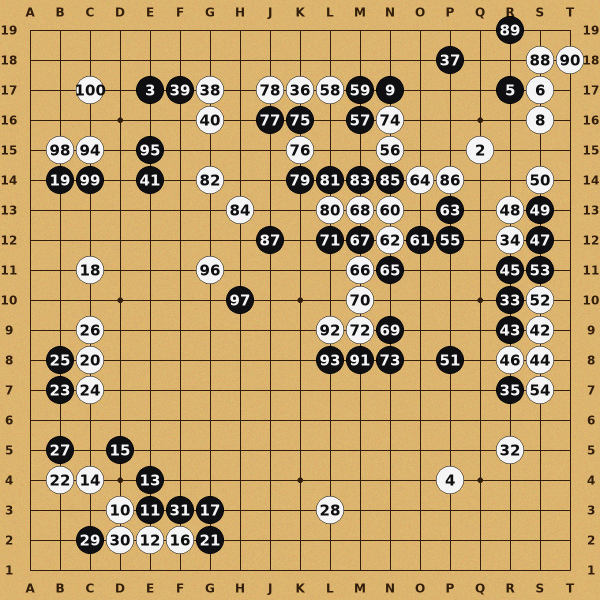
#> input picture test_images/synthetic_kifu.png, 1200 x 1200 px (shown at 1/2 size)
$ python test_robust.py
#> lines starting #> are read from the running program, lines starting #| are printed output that depends on the picture
### backend/kifu_extractor.py
"""Top-level pipeline: image bytes in, structured kifu out."""
from __future__ import annotations
import io
import base64
import numpy as np
import cv2
from PIL import Image

from board_detector import auto_crop_board
from grid_detector import detect_grid, grid_spacing, BOARD_SIZE
from stone_detector import classify_stones
from number_ocr import read_numbers
from validator import assign_moves


def _row_to_go_y(row: int) -> int:
    """Visual row 0 (top) corresponds to Go coordinate y=19; row 18 -> y=1."""
    return BOARD_SIZE - row


# [4 lines left out: function _col_to_letter, not called in this run]


def extract_kifu(image_bytes: bytes, return_debug: bool = False) -> dict:
    """Run the full extraction pipeline.

    Returns a dict like:
    {
        'board_size': 19,
        'moves': [
            {'n': 1, 'color': 'B', 'row': 14, 'col': 3, 'go_coord': 'D5',
             'confidence': 91.4, 'ocr_supported': True, 'conflict': False},
            ...
        ],
        'warnings': [str, ...],
        'debug': {...}            # only if return_debug
    }
    """
    arr = np.frombuffer(image_bytes, dtype=np.uint8)
    img = cv2.imdecode(arr, cv2.IMREAD_COLOR)
    if img is None:
        # Try PIL as fallback for unusual formats.
        pil = Image.open(io.BytesIO(image_bytes)).convert("RGB")
        img = cv2.cvtColor(np.array(pil), cv2.COLOR_RGB2BGR)
    if img is None:
        raise ValueError("Could not decode image")

    # 1. Crop to board area.
    board_img, bbox = auto_crop_board(img)

    # 2. Detect 19x19 grid.
    xs, ys = detect_grid(board_img)
    spacing = grid_spacing(xs, ys)

    # 3. Classify each intersection (B / W / empty).
    samples = classify_stones(board_img, xs, ys, spacing)

    stones = [s for s in samples if s["color"] != "empty"]

    warnings: list[str] = []

    # 4. OCR numbers.
    stones_with_candidates = read_numbers(board_img, stones, spacing)

    # 5. Assign numbers using parity + uniqueness solver.
    moves_raw = assign_moves(stones_with_candidates)

    # 6. Build clean moves list with Go-style coordinates.
    moves = []
    for s in moves_raw:
        moves.append(
            {
                "n": s["number"],
                "color": s["color"],
                "row": s["row"],          # 0 = top of image
                "col": s["col"],          # 0 = left of image
                "go_x": s["col"] + 1,     # 1..19 left to right
                "go_y": _row_to_go_y(s["row"]),  # 1..19 bottom to top
                "go_coord": f"{_col_to_letter(s['col'])}{_row_to_go_y(s['row'])}",
                "confidence": round(s.get("confidence", 0.0), 1),
                "ocr_supported": bool(s.get("ocr_supported", False)),
                "conflict": bool(s.get("conflict", False)),
            }
        )

    # Sanity warnings.
    if len(moves) >= 2:
        # Sequence gap warning
        nums = [m["n"] for m in moves]
        max_n = max(nums)
        missing = sorted(set(range(1, max_n + 1)) - set(nums))
        if missing:
            warnings.append(
                f"{len(missing)} move number(s) missing from board (likely captured): "
                f"{missing[:10]}{' ...' if len(missing) > 10 else ''}"
            )
        low_conf = [m for m in moves if not m["ocr_supported"]]
        if low_conf:
            warnings.append(
                f"{len(low_conf)} move(s) had no OCR reading; numbers were inferred from parity/sequence."
            )

    result = {
        "board_size": BOARD_SIZE,
        "moves": moves,
        "total_stones": len(moves),
        "warnings": warnings,
    }

    if return_debug:
        # Encode debug overlay PNG showing detected grid + classifications.
        debug_img = _make_debug_overlay(board_img.copy(), xs, ys, samples, moves)
        ok, png = cv2.imencode(".png", debug_img)
        if ok:
            result["debug_overlay_png_b64"] = base64.b64encode(png.tobytes()).decode()
        result["debug"] = {
            "bbox": bbox,
            "grid_xs": xs,
            "grid_ys": ys,
            "spacing": spacing,
        }

    return result


# [48 lines left out: function _make_debug_overlay, not called in this run]

### test_images/test_robust.py
"""Robustness checks: re-run extraction on noisy / blurred / re-scaled
versions of the synthetic kifu image. Aim: still >= 95% accuracy."""
from __future__ import annotations
import io
import os
import sys
import json
import cv2
import numpy as np

HERE = os.path.dirname(os.path.abspath(__file__))
ROOT = os.path.dirname(HERE)
sys.path.insert(0, os.path.join(ROOT, "backend"))

from kifu_extractor import extract_kifu  # noqa


def to_bytes(img) -> bytes:
    ok, b = cv2.imencode(".png", img)
    return b.tobytes()


def evaluate(name: str, img: np.ndarray, gt: dict) -> tuple[int, int]:
    LETTERS = "ABCDEFGHJKLMNOPQRST"
    expected = {}
    for m in gt["moves"]:
        co = m["coord"]
        rc = (19 - int(co[1:]), LETTERS.index(co[0]))
        expected[rc] = (m["n"], m["color"])
    res = extract_kifu(to_bytes(img))
    detected = {(m["row"], m["col"]): (m["n"], m["color"]) for m in res["moves"]}
    pos = sum(1 for rc in expected if rc in detected)
    color = sum(1 for rc, (en, ec) in expected.items() if rc in detected and detected[rc][1] == ec)
    n_match = sum(1 for rc, (en, ec) in expected.items() if rc in detected and detected[rc][0] == en)
    total = len(expected)
    print(
        f"  {name:25s}  pos {pos}/{total}  color {color}/{total}  num {n_match}/{total}  "
        f"({n_match*100/total:.1f}%)"
    )
    return n_match, total


def main():
    img = cv2.imread(os.path.join(HERE, "synthetic_kifu.png"))
#> img is the input picture: shape (1200, 1200, 3); mean B, G, R 107.1, 162.6, 195
    with open(os.path.join(HERE, "ground_truth.json")) as f:
#> (reads test_images/ground_truth.json from the repository)
        gt = json.load(f)

    print("Running robustness suite...")

    cases = []
    cases.append(("baseline", img.copy()))
    # JPEG-compressed reload
    ok, jpg = cv2.imencode(".jpg", img, [cv2.IMWRITE_JPEG_QUALITY, 65])
    cases.append(("jpeg-q65", cv2.imdecode(jpg, cv2.IMREAD_COLOR)))
    # Down-scaled to 600x600 then back up
    small = cv2.resize(img, (600, 600), interpolation=cv2.INTER_AREA)
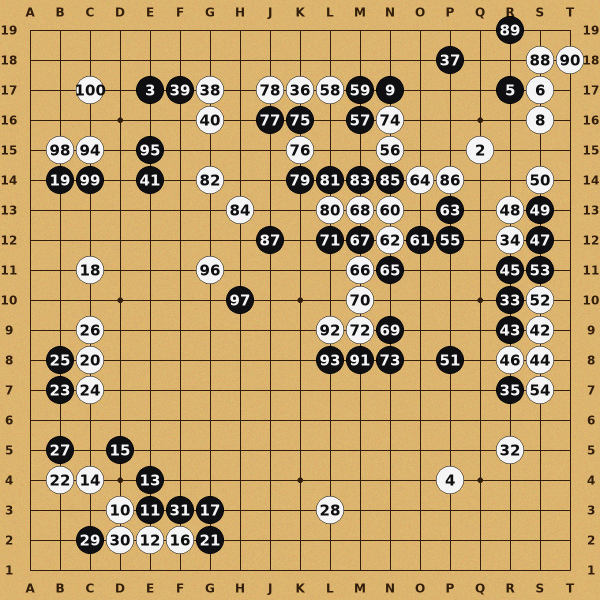
#> small: shape (600, 600, 3); mean B, G, R 107.2, 162.7, 195.1
    cases.append(("downsampled-600", cv2.resize(small, (1200, 1200), interpolation=cv2.INTER_CUBIC)))
    # Slight blur
    cases.append(("blur-sigma1.5", cv2.GaussianBlur(img, (0, 0), sigmaX=1.5)))
    # Brightness shift (darken)
    dark = (img.astype(np.int16) - 25).clip(0, 255).astype(np.uint8)
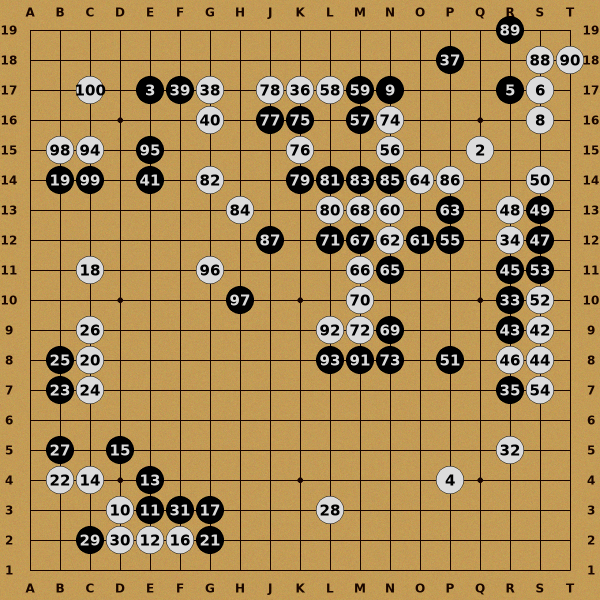
#> dark: shape (1200, 1200, 3) (shown at 1/2 size); mean B, G, R 83.6, 138.6, 170.9
    cases.append(("darkened", dark))
    # Brightness shift (brighten)
    bright = (img.astype(np.int16) + 25).clip(0, 255).astype(np.uint8)
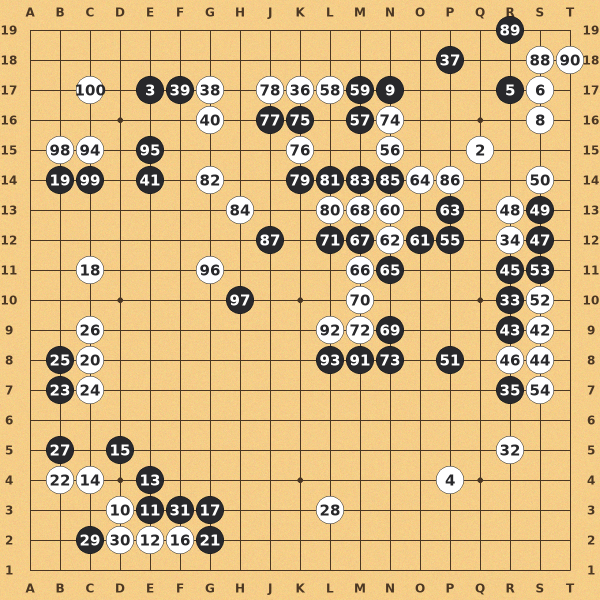
#> bright: shape (1200, 1200, 3) (shown at 1/2 size); mean B, G, R 131, 186.5, 218.6
    cases.append(("brightened", bright))
    # Small padding (center board on a larger green canvas, simulating background)
    h, w = img.shape[:2]
#> h = 1200; w = 1200
    pad = 100
    canvas = np.zeros((h + 2 * pad, w + 2 * pad, 3), dtype=np.uint8)
    canvas[:] = (60, 100, 60)  # tatami-ish dark green
    canvas[pad:pad + h, pad:pad + w] = img
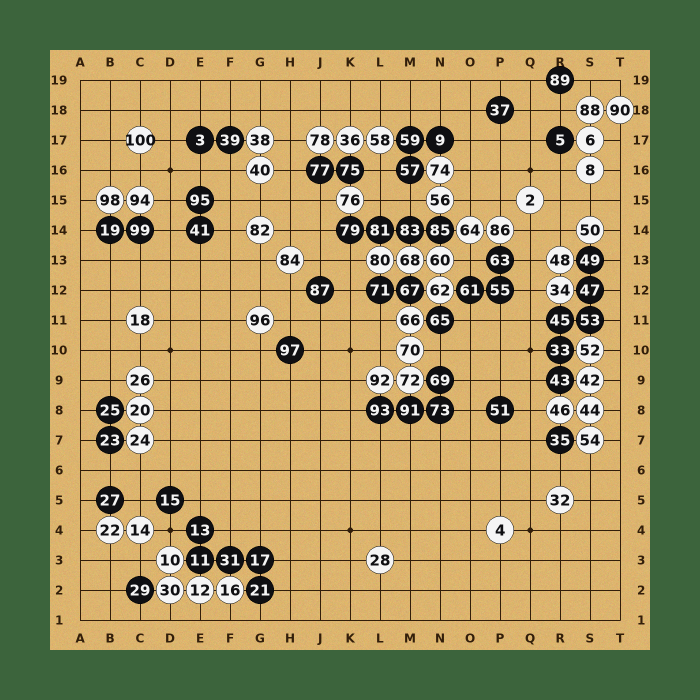
#> canvas: shape (1400, 1400, 3) (shown at 1/2 size); mean B, G, R 94.6, 146, 159.2
    cases.append(("on-green-bg", canvas))

    total_correct = 0
    total = 0
    for name, c in cases:
        nm, tot = evaluate(name, c, gt)
        total_correct += nm
        total += tot
    print(f"\nOverall: {total_correct}/{total}  =  {total_correct*100/total:.2f}%")


if __name__ == "__main__":
    main()
#> (the call stopped at in extract_kifu, `board_img, bbox = auto_crop_board(img)`: board_detector is not available in this run)
